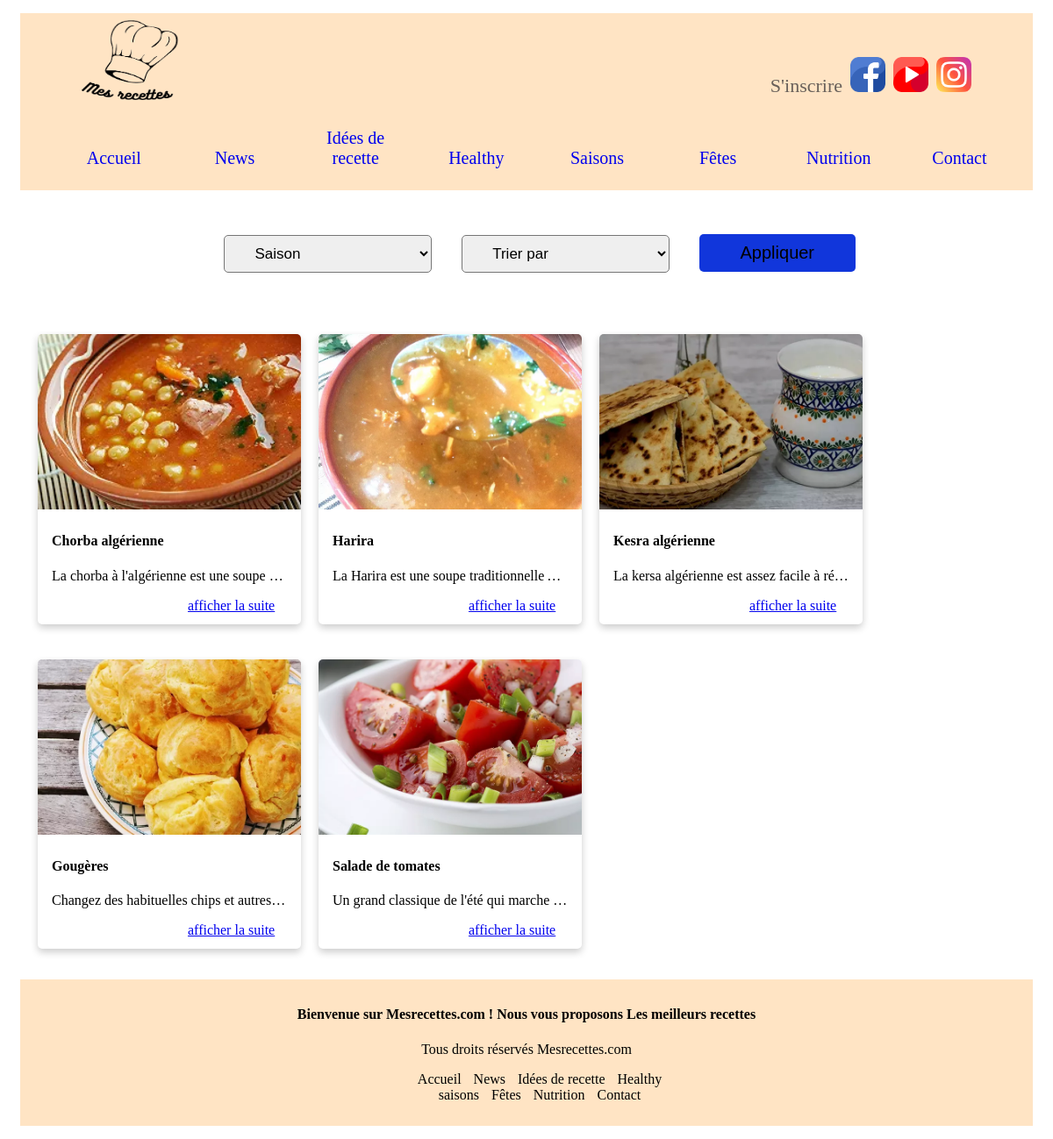
The app's page /Routers/Categorie/Router_categorie.php?id=1 with its own data.
### tables this page shows
CREATE TABLE IF NOT EXISTS `recette` (
  `id_recette` int(11) NOT NULL AUTO_INCREMENT,
  `titre` varchar(50) NOT NULL,
  `image` varchar(100) DEFAULT NULL,
  `description` varchar(200) NOT NULL,
  `diffuculte` varchar(50) DEFAULT NULL,
  `vedio` varchar(50) DEFAULT NULL,
  `temps_preparation` float(7,2) DEFAULT NULL,
  `temps_repos` float(7,2) DEFAULT NULL,
  `temps_cuisant` float(7,2) DEFAULT NULL,
  `validate` tinyint(1) DEFAULT '0',
  `id_user` int(11) DEFAULT NULL,
  `id_categorie` int(11) NOT NULL,
  PRIMARY KEY (`id_recette`),
  KEY `id_categorie` (`id_categorie`),
  KEY `id_user` (`id_user`)
);

### controlers/controler.php (called while the page is built, shortened)
<?php
require_once("../../vues/user/Accueil.php");
require_once("../../vues/user/categorie.php");
require_once("../../models/model.php");
class Controler{
    public function get_recettes($catid){
        $c= new model();
        $res=$c->get_recettes($catid);
        return $res;
    }
    public function afficher_categorie($id_categorie){
        $c=new categorie();
        $c->afficher_categorie($id_categorie);
    }
}

### Routers/Categorie/Router_categorie.php (called while the page is built, shortened)
<?php
require_once('../../controlers/controler.php');
$c= new Controler();
$c->afficher_categorie($_GET['id']);
?>

### models/model.php (called while the page is built, shortened)
<?php
require_once('../../controlers/controler.php');
class model{
    private $host="localhost";
    private $dbname="TDW";
    private $username="root";
    private $password="";
    private function connection($host,$dbname,$username,$password){
        try {
            $conn = new PDO("mysql:host=$host;dbname=$dbname;",$username,$password);
            $conn->exec("SET NAMES utf8mb4");
        } catch (Exception $ex) {
         echo $ex->getMessage();
        }
        return $conn;
    }
    public function get_recettes($catid){
        $conn=$this->connection($this->host,$this->dbname,$this->username,$this->password);
        $request=$conn->prepare("select * from recette WHERE id_categorie=:catid");
        $request->bindParam("catid",$catid);
        $request->execute();
          $res=$request->fetchAll(PDO::FETCH_ASSOC);
          return $res;
    }
}

### vues/user/categorie.php (the view, shortened to what this page needs)
<?php
require_once('../../vues/user/Accueil.php');
require_once('../../controlers/controler.php');
class categorie{
    private function filtre_form(){
        ?>
        <form method="post" id="filtre_form">
        <select name="select_saison" id="select_saison">
        <option value="0"  selected hidden>Saison</option>
          </select>
          <select name="trie" id="trie">
          <option value="0"  selected hidden>Trier par</option>
          </select>
            <input type="submit" value="Appliquer" class="log" name="filtrer">
</form>
        <?php
    }
    private function recettes($id_categorie){
        ?>
        <div class="reccont">
        <?php
        $c=new Controler();
        if(isset($_POST["filtrer"])){
             $res=$c->filtre($id_categorie,$_POST["select_saison"],$_POST["trie"]);
             for ($i = 0; $i <count($res); $i++) {
              echo '<div class="recettecard">
              <img src="'.$res[$i]["image"].'" alt="burger" id="recette" style="width:100%">
              <div class="container">
                <h4><b>'.$res[$i]["titre"].'</b></h4>
                <p class="desc">'.$res[$i]["description"].'</p>
                <a target="_blank" id="afficherlasuite" href="../Details_recette/Router_Details_recette.php?id='.$res[$i]["id_recette"].'">afficher la suite</a>
              </div>
            </div>';
            }
        }
        else{
          $res=$c->get_recettes($id_categorie);
          for ($i = 0; $i <count($res); $i++) {
           echo '<div class="recettecard">
           <img src="'.$res[$i]["image"].'" alt="burger" id="recette" style="width:100%">
           <div class="container">
             <h4><b>'.$res[$i]["titre"].'</b></h4>
             <p class="desc">'.$res[$i]["description"].'</p>
             <a target="_blank" id="afficherlasuite" href="../Details_recette/Router_Details_recette.php?id='.$res[$i]["id_recette"].'">afficher la suite</a>
           </div>
         </div>';
         }
        }
        ?>
        </div>
        <?php
    }
    public function afficher_categorie($id_categorie){
        ?>
        <!DOCTYPE html>
            <html>
        <body>
            <?php
            $this->filtre_form();
            $this->recettes($id_categorie);
            ?>
            </body>
            </html>
            <?php
    }
}

### Routers/Categorie/master_categorie.css (style rules this page uses)
.recettecard { box-shadow: 0 4px 8px 0 rgba(0,0,0,0.2); transition: 0.3s; border-radius: 5px; width: 300px; padding-bottom: 10px; display: inline-block; margin: 20px 10px; }
.container { padding: 2px 16px; }
img#recette { border-radius: 5px 5px 0 0; height: 200px; object-fit: cover; }
.desc { overflow: hidden; white-space:nowrap; text-overflow: ellipsis; }
#afficherlasuite { margin-left: 155px; }
.reccont { margin: 10px 25px; }
.log { padding: 10px 30px; border: 0; border-radius: 5px; cursor: pointer; font-size:20px; background-color: rgb(17, 54, 219); margin-left: 30px; width: 15%; }
select { padding: 10px 30px; border: 0.4; border-radius: 5px; cursor: pointer; font-size:17px; background-color: none; margin-left: 30px; width: 20%; }
#filtre_form { text-align: center; margin: 50px 0px; }

### records on screen
recette: image (picture), titre "Chorba algérienne", description "La chorba à l'algérienne est une soupe…"
recette: image (picture), titre "Harira", description "La Harira est une soupe traditionnelle…"
recette: image (picture), titre "Kesra algérienne", description "La kersa algérienne est assez facile à ré…"
recette: image (picture), titre "Gougères", description "Changez des habituelles chips et autres…"
recette: image (picture), titre "Salade de tomates", description "Un grand classique de l'été qui marche…"
